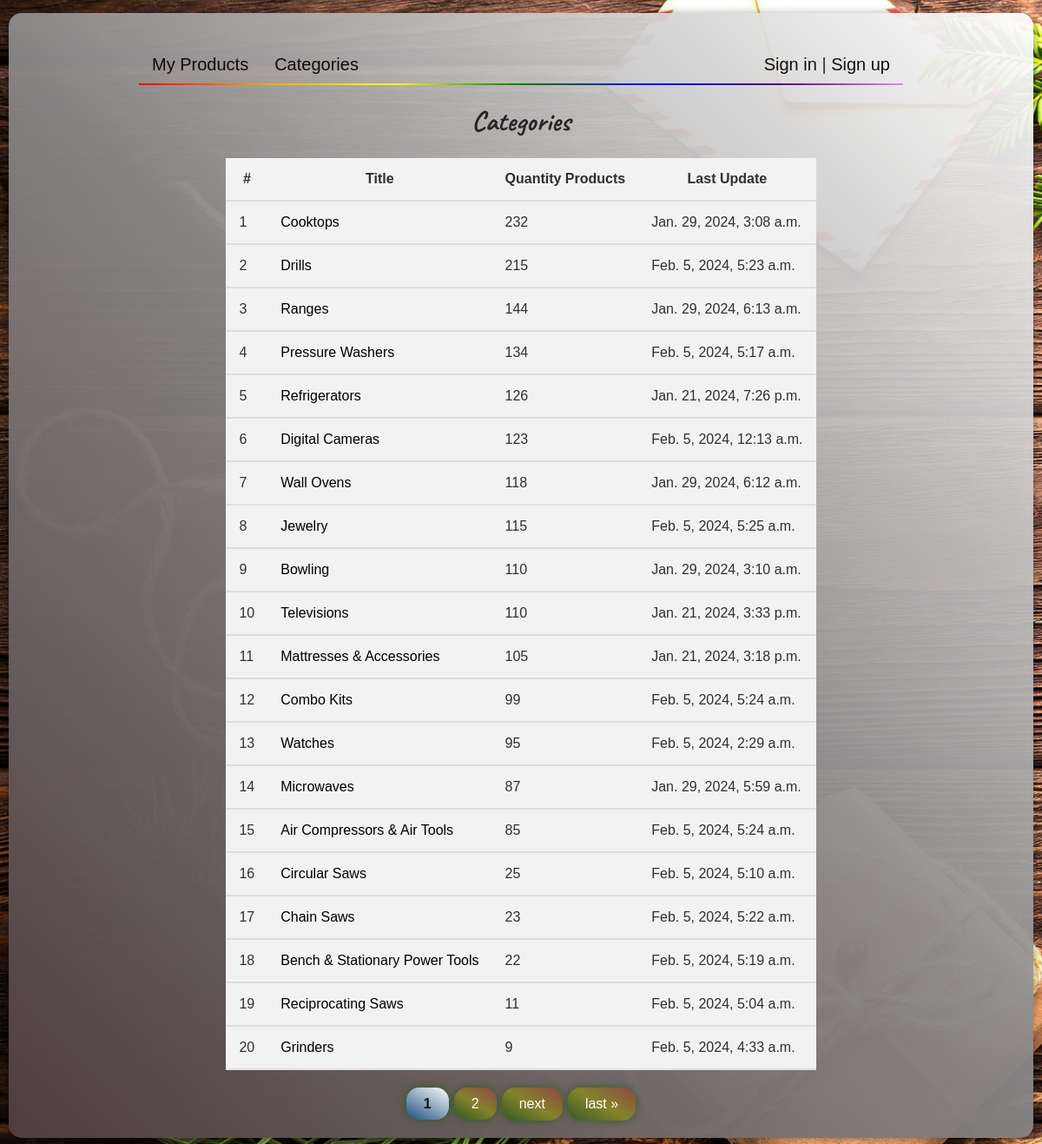
The app's page /products/category/ with its own data.
### apps/products/models/category.py (models this page shows, shortened)
class Category(TimestampMixin, models.Model):
    name = models.CharField(_('name'), max_length=200)
    slug = models.SlugField(_('slug'), max_length=250)
    def get_absolute_url(self):
        return reverse('products:by_category', kwargs={'cat_slug': self.slug})
    class Meta:
        db_table = 'category'
        verbose_name = _('Category')
        verbose_name_plural = _('Categories')

### apps/products/views/category.py (the view)
# urls.py: path('category/', views.CategoryListView.as_view(), name='categories'),
class CategoryListView(ListView):
    model = Category
    template_name = 'products/categories.html'
    context_object_name = 'list_categories'
    extra_context = {'title': _('Categories')}
    paginate_by = 20
    def get_queryset(self):
        return Category.objects.annotate(total_products_count=Count('products')).order_by('-total_products_count')

### apps/products/templatetags/category_tags.py (called while the page is built)
@register.simple_tag()
def show_categories():
    return (Category.objects
            .annotate(total_products_count=Count('products'))
            .filter(total_products_count__gte=5)
            .order_by('-total_products_count')
            )

@register.simple_tag(takes_context=True)
def change_params(context, **kwargs):
    query = context['request'].GET.dict()
    query.update(kwargs)
    return urlencode(query)

### templates/products/categories.html (shortened to what this page needs)
{% extends "base.html" %}
{% block content %}
    <div class="products-wrapper">
        <h1>{{ title }}</h1>
        {% if list_categories %}
            <table class="products">
                <thead>
                <tr>
                    <th>#</th>
                    <th>Title</th>
                    <th>Quantity Products</th>
                    <th>Last Update</th>
                </tr>
                </thead>
                <tbody class="products-text">
                {% for category in list_categories %}
                    <tr>
                        <td>{{ page_obj.start_index|add:forloop.counter0 }}</td>
                        <td><a href="{{ category.get_absolute_url }}">{{ category.name }}</a></td>
                        <td>{{ category.total_products_count }}</td>
                        <td>{{ category.updated_at }}</td>
                    </tr>
                {% endfor %}
                </tbody>
            </table>
        {% else %}
            <h3>There are no categories yet</h3>
        {% endif %}
        {% include 'inc/pagination.html' %}
    </div>
{% endblock %}

### static/main/css/body_styles.css (style rules this page uses)
body { background: url('../images/background-body.jpg') no-repeat fixed; background-size: cover; scroll-behavior: smooth; }
.body-wrapper h1 { text-align: center; font-family: 'Caveat', cursive; }

### static/products/css/products_styles.css (style rules this page uses)
.products-wrapper { max-width: 100%; }
table.products { border-collapse: collapse; margin-top: 20px; }
table.products th, td { padding: 15px; border-bottom: 2px solid #ddd; }
table.products th, td { background-color: #f2f2f2; }
table.products a { text-decoration: none; color: black; display: inline-block; transition: color 0.3s, transform 0.3s; }

### records on screen
Category: start_index|add "1", name "Cooktops", total_products_count "232", updated_at "Jan. 29, 2024, 3:08 a.m."
Category: start_index|add "2", name "Drills", total_products_count "215", updated_at "Feb. 5, 2024, 5:23 a.m."
Category: start_index|add "3", name "Ranges", total_products_count "144", updated_at "Jan. 29, 2024, 6:13 a.m."
Category: start_index|add "4", name "Pressure Washers", total_products_count "134", updated_at "Feb. 5, 2024, 5:17 a.m."
Category: start_index|add "5", name "Refrigerators", total_products_count "126", updated_at "Jan. 21, 2024, 7:26 p.m."
Category: start_index|add "6", name "Digital Cameras", total_products_count "123", updated_at "Feb. 5, 2024, 12:13 a.m."
Category: start_index|add "7", name "Wall Ovens", total_products_count "118", updated_at "Jan. 29, 2024, 6:12 a.m."
Category: start_index|add "8", name "Jewelry", total_products_count "115", updated_at "Feb. 5, 2024, 5:25 a.m."
Category: start_index|add "9", name "Bowling", total_products_count "110", updated_at "Jan. 29, 2024, 3:10 a.m."
Category: start_index|add "10", name "Televisions", total_products_count "110", updated_at "Jan. 21, 2024, 3:33 p.m."
Category: start_index|add "11", name "Mattresses & Accessories", total_products_count "105", updated_at "Jan. 21, 2024, 3:18 p.m."
Category: start_index|add "12", name "Combo Kits", total_products_count "99", updated_at "Feb. 5, 2024, 5:24 a.m."
Category: start_index|add "13", name "Watches", total_products_count "95", updated_at "Feb. 5, 2024, 2:29 a.m."
Category: start_index|add "14", name "Microwaves", total_products_count "87", updated_at "Jan. 29, 2024, 5:59 a.m."
Category: start_index|add "15", name "Air Compressors & Air Tools", total_products_count "85", updated_at "Feb. 5, 2024, 5:24 a.m."
Category: start_index|add "16", name "Circular Saws", total_products_count "25", updated_at "Feb. 5, 2024, 5:10 a.m."
Category: start_index|add "17", name "Chain Saws", total_products_count "23", updated_at "Feb. 5, 2024, 5:22 a.m."
Category: start_index|add "18", name "Bench & Stationary Power Tools", total_products_count "22", updated_at "Feb. 5, 2024, 5:19 a.m."
Category: start_index|add "19", name "Reciprocating Saws", total_products_count "11", updated_at "Feb. 5, 2024, 5:04 a.m."
Category: start_index|add "20", name "Grinders", total_products_count "9", updated_at "Feb. 5, 2024, 4:33 a.m."

### other values on screen
{{ title }} "Categories"
{{ page }} "1" "2"
